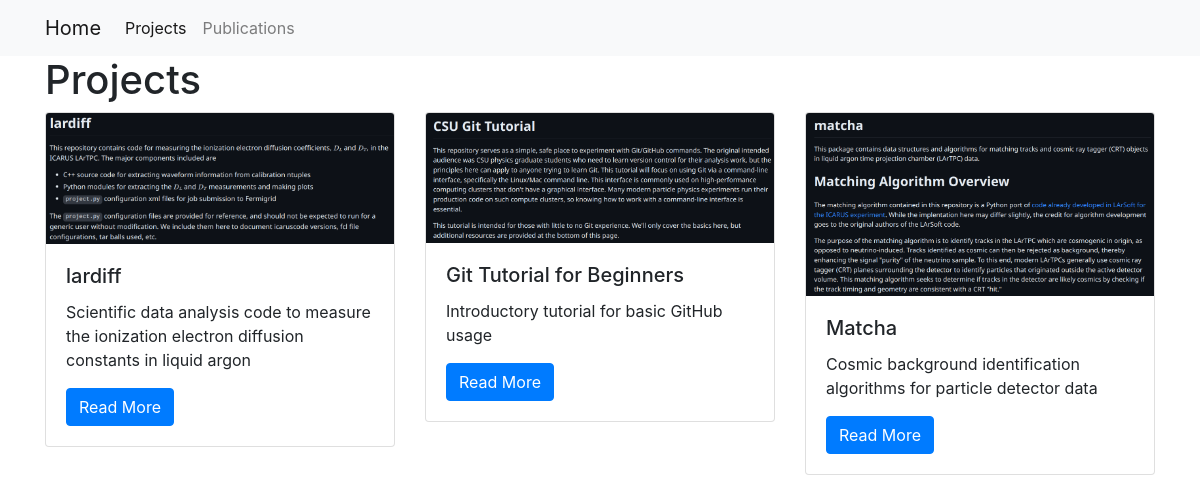
/projects/, run on the app's committed database.
### projects/models.py (models this page shows, shortened)
class Project(models.Model):
    title = models.CharField(max_length=100)
    description = models.TextField()
    technology = models.CharField(max_length=20)
    image = models.FilePathField(path='/img')

### projects/views.py (the view)
# urls.py: path("", views.project_index, name="project_index"),
def project_index(request):
    projects = Project.objects.all()
    context = {
        'projects': projects
    }
    return render(request, 'project_index.html', context)

### projects/templates/project_index.html
{% extends "base.html" %}
{% load static %}
{% block page_content %}
<h1>Projects</h1>
<div class="row">
{% for project in projects %}
    <div class="col-md-4">
        <div class="card mb-2">
            <img class="card-img-top" src="{% static project.image %}">
            <div class="card-body">
                <h5 class="card-title">{{ project.title }}</h5>
                <p class="card-text">{{ project.description }}</p>
                <a href="{% url 'project_detail' project.pk %}"
                   class="btn btn-primary">
                    Read More
                </a>
            </div>
        </div>
    </div>
    {% endfor %}
</div>
{% endblock %}

### personal_portfolio/templates/base.html (shortened to what this page needs)
<link rel="stylesheet" href="https://stackpath.bootstrapcdn.com/bootstrap/4.1.3/css/bootstrap.min.css">
<nav class="navbar navbar-expand-lg navbar-light bg-light">
    <div class="container">
        <a class="navbar-brand" href="{% url 'home_index' %}">Home</a>
        <div class="collapse navbar-collapse" id="navbarSupportedContent">
          <ul class="navbar-nav mr-auto">
            <li class="nav-item active">
              <a class="nav-link" href="{% url 'project_index' %}">Projects</a>
            </li>
            <li class="nav-item">
              <a class="nav-link" href="{% url 'publications_list' %}">Publications</a>
            </li>
          </ul>
        </div>
    </div>
</nav>
<div class="container">
    {% block page_content %}{% endblock %}
</div>

### data on the page
Project: image (picture), title "lardiff", description "Scientific data analysis code to measure the ionization electron diffusion constants in liquid argon"
Project: image (picture), title "Git Tutorial for Beginners", description "Introductory tutorial for basic GitHub usage"
Project: image (picture), title "Matcha", description "Cosmic background identification algorithms for particle detector data"
